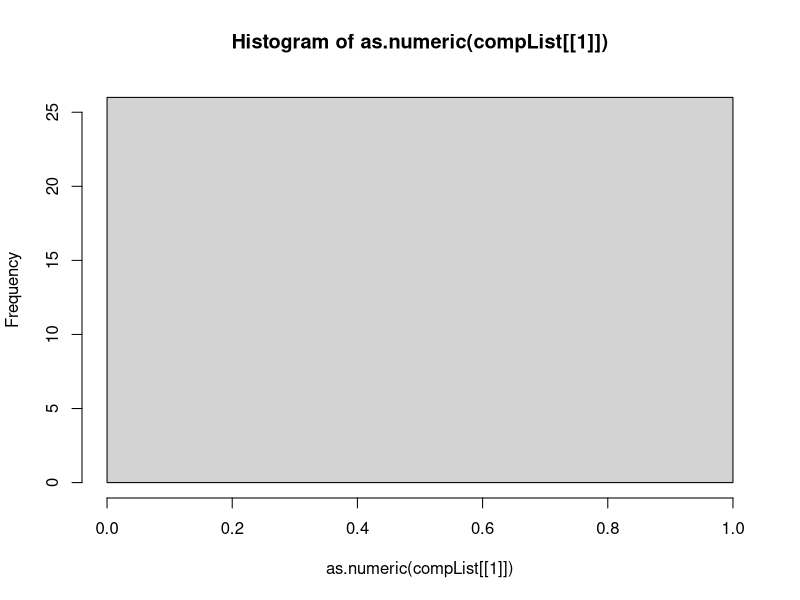
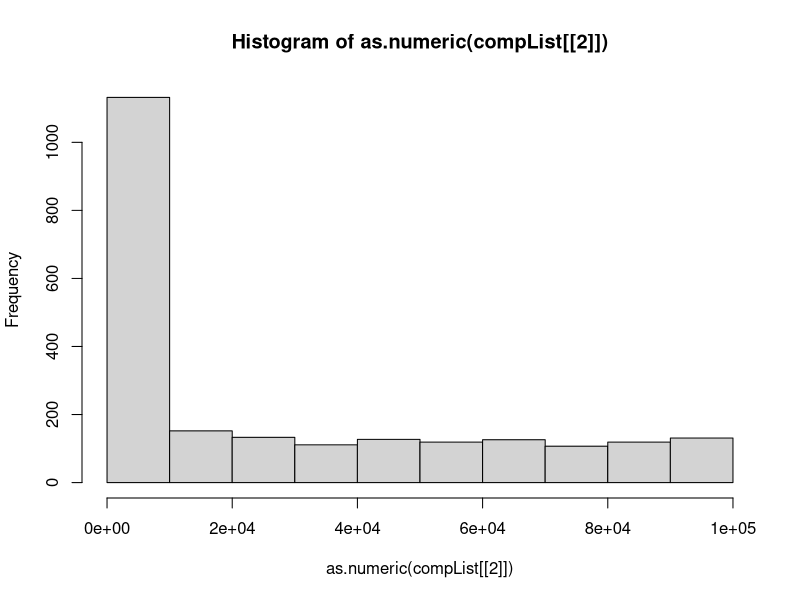
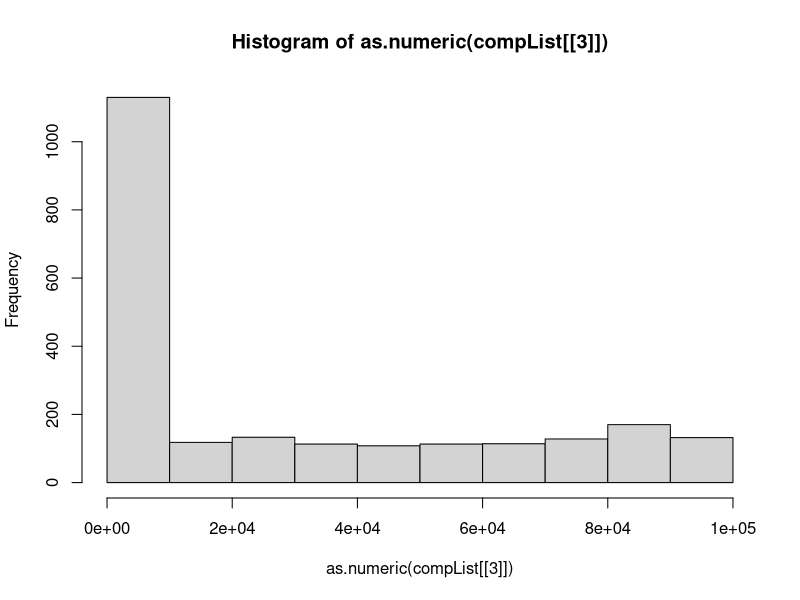
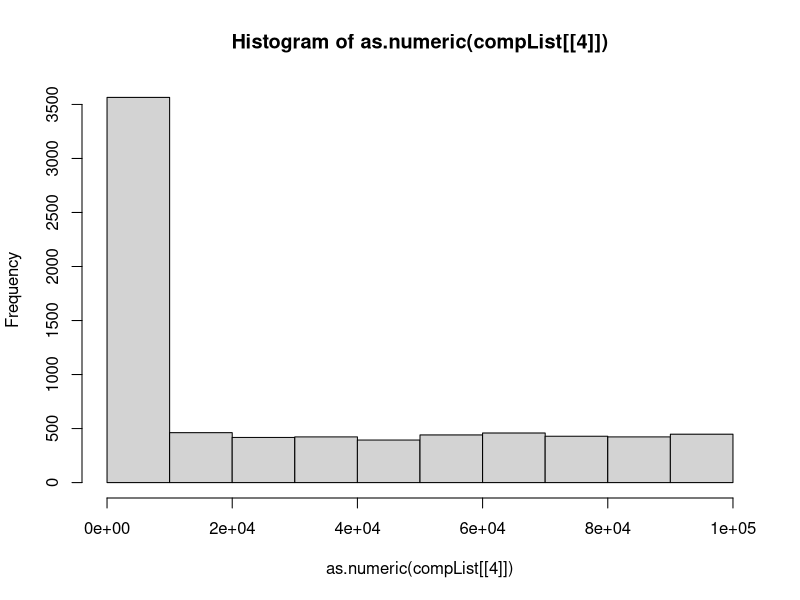

These figures' R source, in order:
## ---- chunk 1
#Define populations


#Define compartments
comp1 <- list() #arbitrary
comp2 <- list() #arbitrary
comp3 <- list() #arbitrary
blood <- list() #arbitrary

#Susceptible cells per compartment
comp1S <- 1000
comp2S <- 1000
comp3S <- 1000
bloodS <- 1000

#PRIORS:
#Define probability distributions for each of the parameters of interest
numVirions <- 3   #Number of virions produced by 1 successful reproduction event
replicate <- rnorm(1000000, mean=0.2, sd=0.01) # 10% of sus. cells infected per unit time?
clearance <- rnorm(1000000, mean=0.1, sd=0.01) # 40% cleared per unit time?
mutate <- rnorm(1000000, mean=0.001, sd=0.0001) # 0.1% mutate per unit time?
moveComp1 <- rnorm(1000000, mean=0.001, sd=0.0001) # 0.1% movement per unit time?
moveComp2 <- rnorm(1000000, mean=0.001, sd=0.0001) # 0.1% movement per unit time?
moveComp3 <- rnorm(1000000, mean=0.001, sd=0.0001) # 0.1% movement per unit time?
moveBlood <- rnorm(1000000, mean=0.001, sd=0.0001) # 0.1% movement per unit time?

#Time currently in arbitrary units...
time <- 1000


#Possible genotypes
genotypes <- unlist(lapply(seq(1,100000),toString))


###Seed an organ to begin simulation
seedType <- '1'
seedNumber <- 1000
#comp1 <- unlist(append(comp1, rep(seedType, seedNumber)))
blood <- unlist(append(blood, rep(seedType, seedNumber)))


#Update state
compList <- lapply(list(blood, comp1, comp2, comp3), unlist)
susList <- list(bloodS, comp1S, comp2S, comp3S)


###RANDOMLY SELECT WHICH OPERATION GOES FIRST?/OPERATION ORDER

#Run simulation for total time t
for (t in seq(1,time)){
  
  if(t%%100==0){

    print(t)
  }
  
  #Loop through each compartment
  for (comp in seq(1:length(compList))){

    #Run interactions for all compartments with virus
    if (length(compList[[comp]]) > 0){

      #Maintain current compartment base state
      tempComp <- compList[[comp]]
      

      ####TASKS:###
      #1). Replicate
      tempRep <- sample(replicate, 1) #Samples replication parameter from distribution
      selection <- sample(1:length(compList[[comp]]),tempRep*length(compList[[comp]]))

      if(length(selection)>=1 & susList[[comp]]>0){
        #print(c('t1', comp))
        
        if(length(selection)<=susList[[comp]]){
          #print(c('t2', comp))

          viralSample <- compList[[comp]][selection]
          viralPostReproduction <- rep(viralSample, each=numVirions) #Each virion produces 2 virions
          
          #update compartment
          compList[[comp]] <- compList[[comp]][-selection]
          compList[[comp]] <- unlist(append(compList[[comp]], viralPostReproduction))
          
          #update susceptible cells
          susList[[comp]] <- susList[[comp]]-length(selection)
          
        }
        
        if(length(selection)>susList[[comp]] & susList[[comp]]>0){
          #print(c('t3', comp))
          #print(c('t4', susList[[comp]]))
          #print(c('t5', length(selection)))
          #print(c('t6', length(compList[[comp]])))
          selection <- sample(1:length(compList[[comp]]),tempRep*susList[[comp]])
          #print(c('t7', length(selection)))
          #print(c('t8', tempRep*length(susList[[comp]])))
          
          if(length(selection)>=1){
            viralSample <- compList[[comp]][selection]
            viralPostReproduction <- rep(viralSample, each=numVirions) #Each virion produces 2 virions
            
            #update compartment
            compList[[comp]] <- compList[[comp]][-selection]
            compList[[comp]] <- unlist(append(compList[[comp]], viralPostReproduction))
            
            #update susceptible cells
            susList[[comp]] <- susList[[comp]]-length(selection)
          }
        }
        
      }
      
      
      #2). Nothing - probably unecessary?
    
      
      #3). Clearance
      #Restrict to blood
      if (comp == 1){
        #print(comp)
        tempClear <- sample(clearance, 1)
        selection <- sample(1:length(compList[[comp]]),tempClear*length(compList[[comp]]))
        
        if (length(selection)>0){
          viralSample <- compList[[comp]][selection]
          
          #update compartment
          compList[[comp]] <- compList[[comp]][-selection]
        }
      }
      
    
      #4). Mutate
      tempMut <- sample(mutate,1)
      selection <- sample(1:length(compList[[comp]]),tempMut*length(compList[[comp]]))
      
      if (length(selection)>0){
        viralSample <- compList[[comp]][selection]
        
        #Set replace = T to allow the same mutation to arrise independently more then once
        genSelection <- sample(genotypes, length(selection), replace=F) 
        
        #update compartment
        compList[[comp]] <- compList[[comp]][-selection]
        compList[[comp]] <- unlist(append(compList[[comp]], genSelection))
      }
      
      
      #5). Move to another compartment
      
      if (comp == 1){ #blood
        
        tempMoveComp1 <- sample(moveComp1, 1)
        selectionComp1 <- sample(1:length(compList[[comp]]),tempMoveComp1*length(compList[[comp]]))
        tempMoveComp2 <- sample(moveComp2, 1)
        selectionComp2 <- sample(1:length(compList[[comp]]),tempMoveComp2*length(compList[[comp]]))
        tempMoveComp3 <- sample(moveComp3, 1)
        selectionComp3 <- sample(1:length(compList[[comp]]),tempMoveComp3*length(compList[[comp]]))
        
        if (length(selectionComp1)>0){
          viralSampleComp1 <- compList[[comp]][selectionComp1]
          #update compartment
          compList[[comp]] <- compList[[comp]][-selectionComp1]
          compList[[2]] <- append(compList[[2]], compList[[comp]][selectionComp1])
        }

        if (length(selectionComp2)>0){
          viralSampleComp2 <- compList[[comp]][selectionComp2]
          #update compartment
          compList[[comp]] <- compList[[comp]][-selectionComp2]
          compList[[3]] <- append(compList[[3]], compList[[comp]][selectionComp2])
        }
        
        if (length(selectionComp3)>0){
          viralSampleComp3 <- compList[[comp]][selectionComp3]
          #update compartment
          compList[[comp]] <- compList[[comp]][-selectionComp3]
          compList[[4]] <- append(compList[[4]], compList[[comp]][selectionComp3])
        }
      }
      
      if (comp!=1){ #Organ
        tempMoveBlood <- sample(moveBlood, 1)
        selectionBlood <- sample(1:length(compList[[comp]]),tempMoveBlood*length(compList[[comp]]))
        
        if (length(selectionBlood)>0){
          viralSampleBlood <- compList[[comp]][selectionBlood]
          #update compartment
          compList[[comp]] <- compList[[comp]][-selectionBlood]
          compList[[4]] <- append(compList[[4]], compList[[comp]][selectionBlood])
        }
      }
      
      
      #6). Randomise (mix) compartments?
      
      
      #7). Susceptible cell turnover - NOT IMPLEMENTED HERE - CHECK V.2
        
      if (comp == 1) { # Blood
        susList[[comp]] <- susList[[comp]] + 1
      }
      if (comp == 2) { # Comp1
        susList[[comp]] <- susList[[comp]] + 1
      }
      if (comp == 3) { # Comp1
        susList[[comp]] <- susList[[comp]] + 1
      }
      if (comp == 4) { # Comp1
        susList[[comp]] <- susList[[comp]] + 1
      }
      


        
      #Print checks
      
      #print(c(comp,length(compList[[comp]]))) #blood
      
      
    }
    
    
    
    
  }
  
}


## ---- chunk 2
hist(as.numeric(compList[[1]]))
## ---- chunk 3
hist(as.numeric(compList[[2]]))
## ---- chunk 4
hist(as.numeric(compList[[3]]))
## ---- chunk 5
hist(as.numeric(compList[[4]]))
